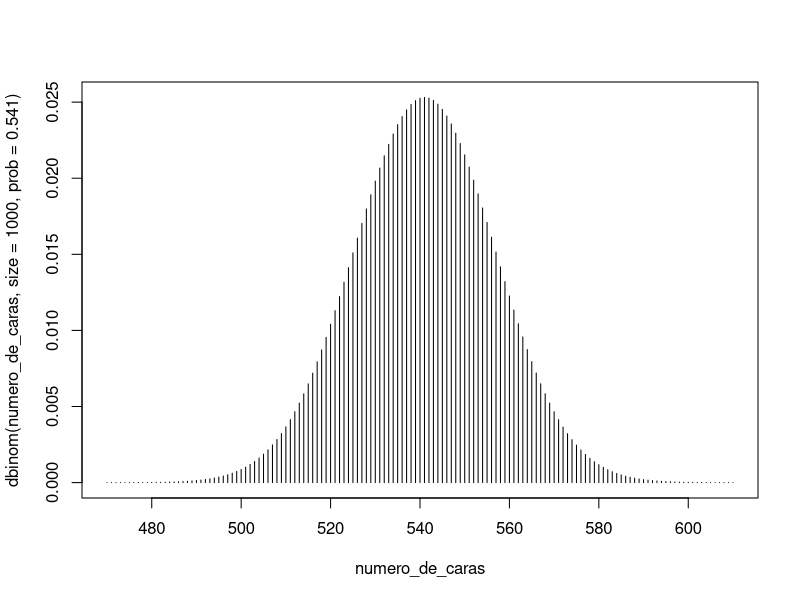

Recreate this plot in R.
## ---- chunk 1
numero_de_caras <- 470:610
plot(numero_de_caras, dbinom(numero_de_caras, size=1000, prob=.541),type='h')
## ---- chunk 2
M <- as.table(rbind(c(117, 54), c(950, 348)))
### Rótulos para tabela
dimnames(M) <- list(mortalidade = c("Vivos","Mortos"),
                    hábito_fumar = c("Não fumante","Fumante"))
